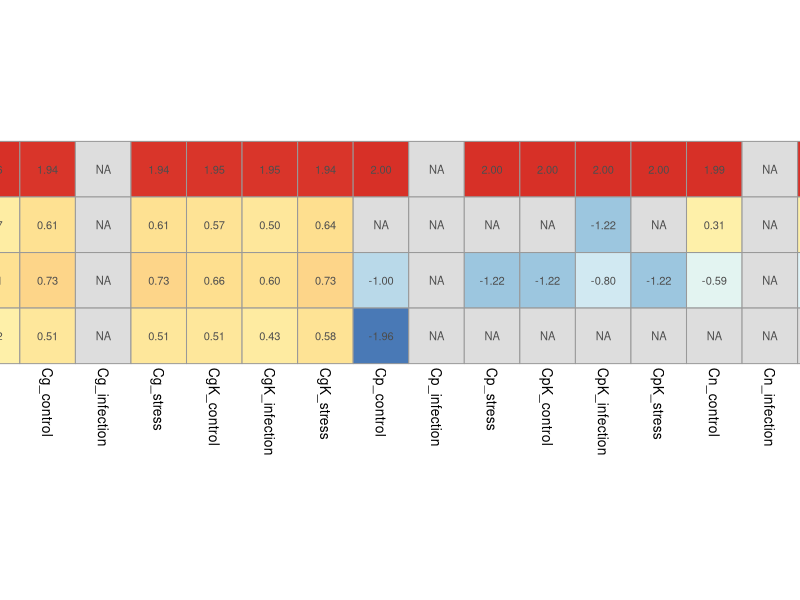
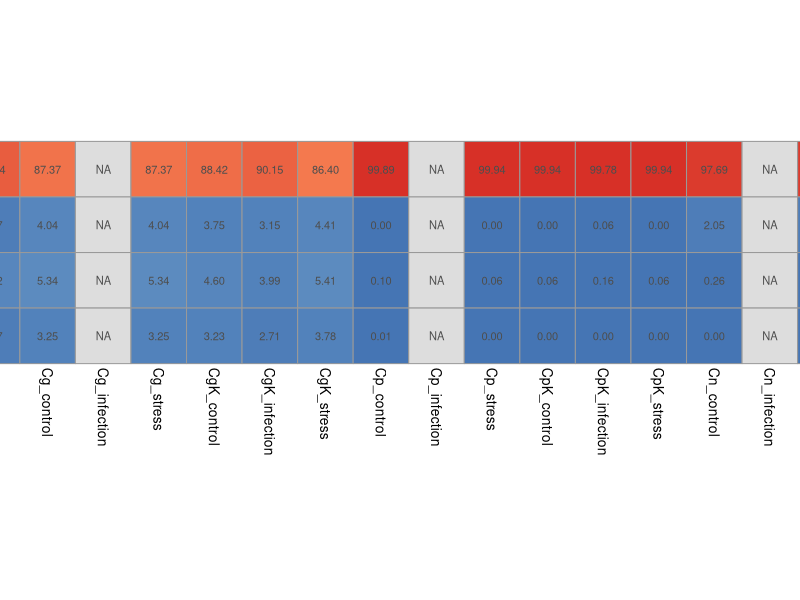
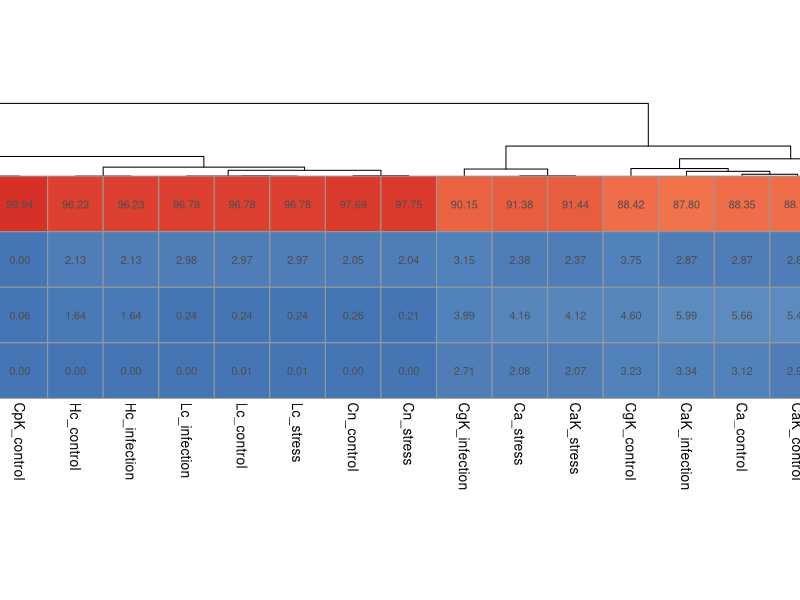
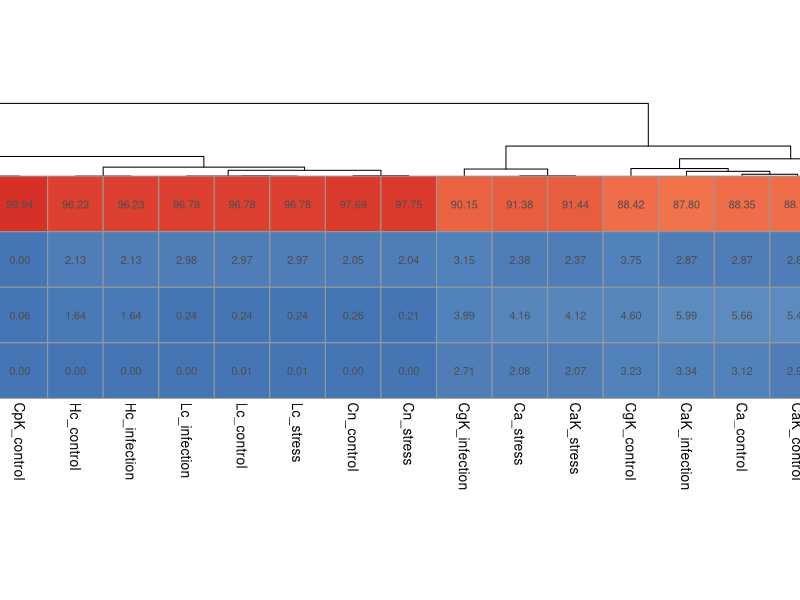
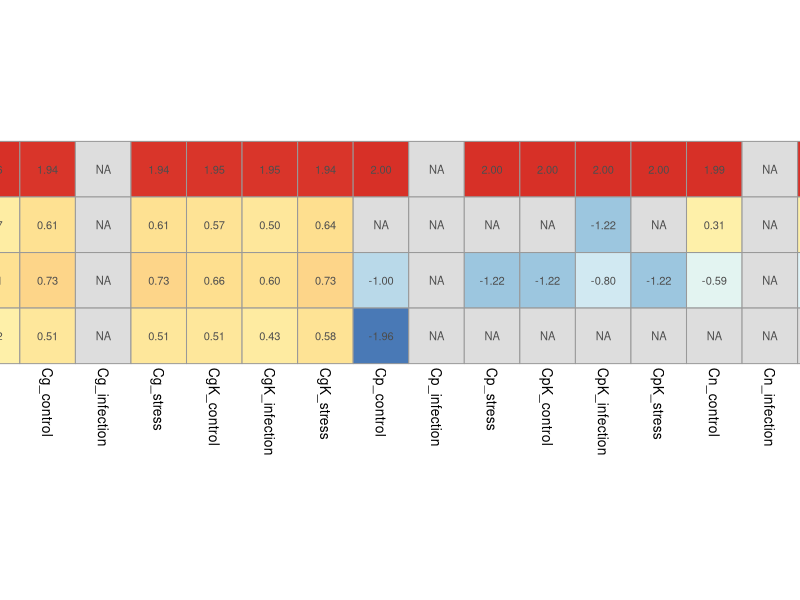
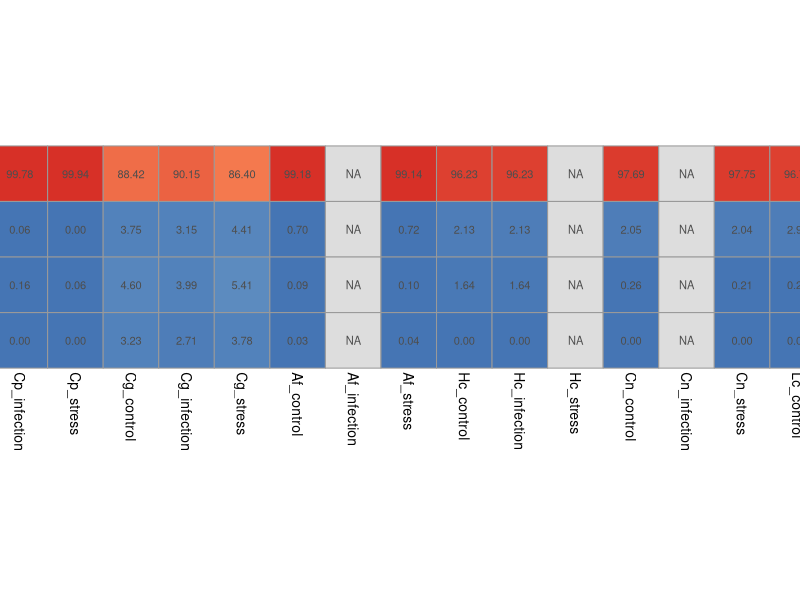
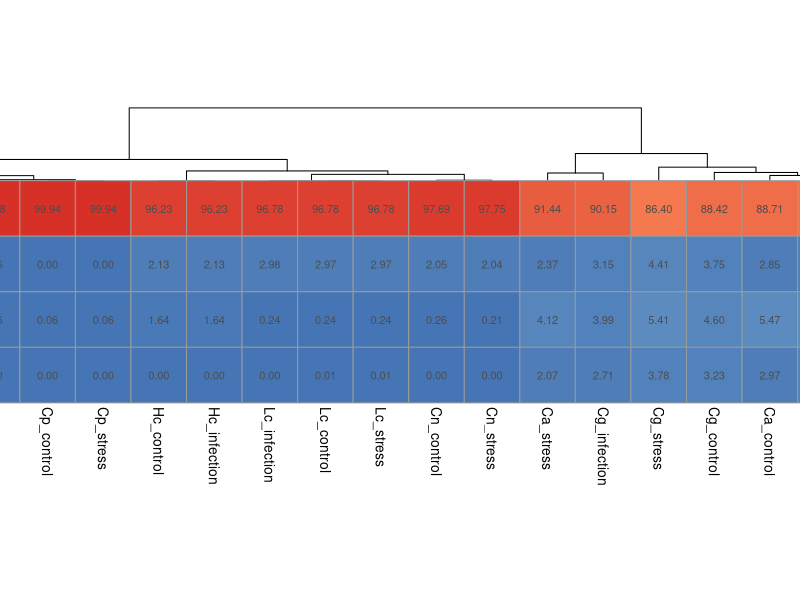
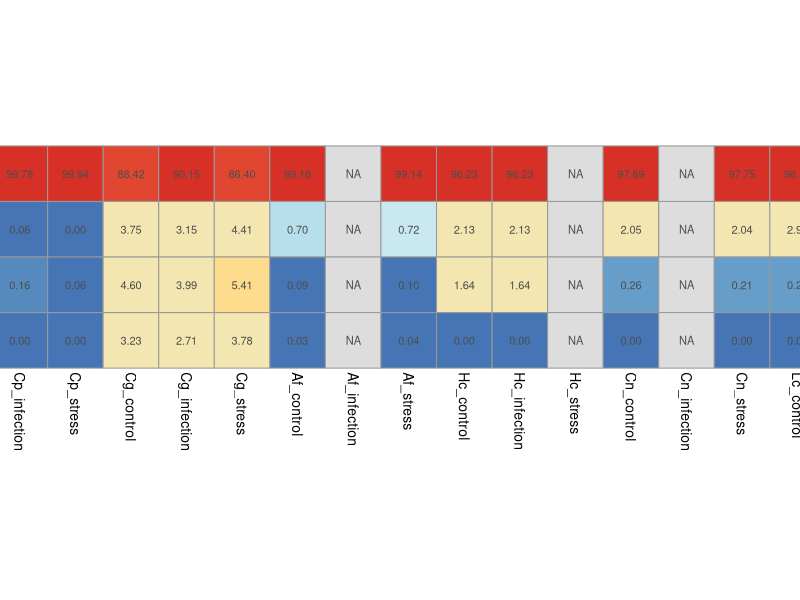

These charts were generated, in order, by the following R code:
## barplot for difference between used splicesites
library(colorspace)
setwd("/data/PhD/species_comparison_revision/")
library(RColorBrewer)
library(pheatmap)


## splice sites heatmap for all fungi and conditions ####
afum <- c(99.18,0.70,0.09,NA,NA,NA,99.14,0.72,0.10)
#afum293 <- c(99.15,0.71,0.10,99.18,0.70,0.09,98.75,0.92,0.22)
calb <- c(88.35,2.87,5.66,85.58,3.14,7.26,91.38,2.38,4.16)
calbk <- c(88.71,2.85,5.47,87.80,2.87,5.99,91.44,2.37,4.12)
cgla <- c(87.37,4.04,5.34,NA,NA,NA,87.37,4.04,5.34)
cglak <- c(88.42,3.75,4.60,90.15,3.15,3.99,86.40,4.41,5.41)
cpar <- c(99.889,0,0.1,NA,NA,NA,99.94,0,0.06)
cpark <- c(99.94,0,0.06,99.78,0.06,0.16,99.94,0,0.06)
cneo <- c(97.69,2.05,0.26,NA,NA,NA,97.75,2.04,0.21)
lcor <- c(96.78,2.97,0.24,96.78,2.98,0.24,96.78,2.97,0.24)
hcap <- c(96.23,2.13,1.64,96.23,2.13,1.64,NA,NA,NA)

#all <- c(afum,calbk,cglak,cpark,cneo,lcor,hcap)

all <- c(afum,calb,calbk,cgla,cglak,cpar,cpark,cneo,lcor,hcap)
matrix_all <- matrix(all,nrow=3)

others <- apply(matrix_all,2,function(x){
  return(100-sum(x))
})
matrix_all <- rbind(matrix_all,others)

rownames(matrix_all) <- c("GT-AG", "GC-AG", "AT-AC","others")

names_allss <- c("Af","Ca","CaK","Cg","CgK","Cp","CpK","Cn","Lc","Hc")
#names_allss <- c("Af","Ca","Cg","Cp","Cn","Lc","Hc")

names_allss <- unlist(lapply(names_allss,function(x){return(rep(x,3))}))
conditions <- c("control","infection","stress")
conditions <- rep(conditions,10)
#conditions <- rep(conditions,7)

all <- paste(names_allss,conditions,sep="_")

colnames(matrix_all) <- all

log_matrix_all <- log10(matrix_all)
log_matrix_all <- unlist(lapply(log_matrix_all,function(x){
  if(!is.finite(x)) x <- NA
  return(x)
}))
log_matrix_all <- matrix(log_matrix_all,nrow=4)
rownames(log_matrix_all) <- c("GT-AG", "GC-AG", "AT-AC","others")
colnames(log_matrix_all) <- all
# 
#heatmap(log_matrix_all, Rowv=NA, Colv=NA, col = brewer.pal(9, "Blues"), scale="column", margins=c(5,10))

png("/data/PhD/species_comparison/splicesites_log.png",width=1600,height=300)
pheatmap(log_matrix_all,cellwidth=40,cellheight=40,width=1800,height=600,
         cluster_rows=F,cluster_cols=F,
         scale="none",display_numbers=T,margins=c(10,20))
dev.off()

png("/data/PhD/species_comparison/splicesites.png",width=1600,height=300)
pheatmap(matrix_all,cellwidth=40,cellheight=40,width=1800,height=600,
         cluster_rows=F,cluster_cols=F,
         scale="none",display_numbers=T,margins=c(10,20))
#,color=brewer.pal(9, "Blues")
dev.off()


matrix_all_boolean <- as.vector(apply(matrix_all,2,function(x){
  if(is.na(sum(x))){ return(FALSE)
  }else return(TRUE)
}))
matrix_all_woNA <- matrix_all[,matrix_all_boolean]


png("/data/PhD/species_comparison/splicesites_phylogeny.png",height=300,width=1200)
pheatmap(matrix_all_woNA,cellwidth=40,cellheight=40,width=1800,height=600,
         cluster_rows=F,cluster_cols=T,
         scale="none",display_numbers=T,margins=c(10,20))
#color=brewer.pal(9, "Blues")
dev.off()


png("/data/PhD/species_comparison/splicesites_phylogeny.png",height=300,width=1200)
pheatmap(matrix_all_woNA,cellwidth=40,cellheight=40,width=1800,height=600,
         cluster_rows=F,cluster_cols=T,
         scale="none",display_numbers=T,margins=c(10,20))
dev.off()

# log_matrix_all <- log10(matrix_all_woNA)
# cols <- colnames(log_matrix_all)
# log_matrix_all <- unlist(lapply(log_matrix_all,function(x){
#   if(!is.finite(x)) x <- NA
#   return(x)
# }))

# log_matrix_all <- matrix(log_matrix_all,nrow=4)
# rownames(log_matrix_all) <- c("GT-AG", "GC-AG", "AT-AC","others")
# colnames(log_matrix_all) <- cols
# 
# png("/data/PhD/species_comparison/splicesites_phylogeny_log.png",width=1200,height=300)
# pheatmap(log_matrix_all,cellwidth=30,cellheight=40,width=1800,height=600,
#          cluster_rows=F,cluster_cols=T,
#          scale="none",display_numbers=T,margins=c(10,20))
# dev.off()

##mean values for each species over all conditions
names_unique <- unique(names_allss)
mean_values <- lapply(names_unique,function(x){
  current <- matrix_all[1,][grep(x,names(matrix_all[1,]))]
  return(mean(current,na.rm=T))
})
 

####################################
afum <- c(99.18,0.70,0.09,NA,NA,NA,99.14,0.72,0.10)
#afum293 <- c(99.15,0.71,0.10,99.18,0.70,0.09,98.75,0.92,0.22)
calb <- c(88.35,2.87,5.66,85.58,3.14,7.26,91.38,2.38,4.16)
calbk <- c(88.71,2.85,5.47,87.80,2.87,5.99,91.44,2.37,4.12)
cgla <- c(87.37,4.04,5.34,NA,NA,NA,87.37,4.04,5.34)
cglak <- c(88.42,3.75,4.60,90.15,3.15,3.99,86.40,4.41,5.41)
cpar <- c(99.889,0,0.1,NA,NA,NA,99.94,0,0.06)
cpark <- c(99.94,0,0.06,99.78,0.06,0.16,99.94,0,0.06)
cneo <- c(97.69,2.05,0.26,NA,NA,NA,97.75,2.04,0.21)
lcor <- c(96.78,2.97,0.24,96.78,2.98,0.24,96.78,2.97,0.24)
hcap <- c(96.23,2.13,1.64,96.23,2.13,1.64,NA,NA,NA)

all <- c(calbk,cpark,cglak,afum,hcap,cneo,lcor)
matrix_all <- matrix(all,nrow=3)

others <- apply(matrix_all,2,function(x){
  return(100-sum(x))
})
matrix_all <- rbind(matrix_all,others)

rownames(matrix_all) <- c("GT-AG", "GC-AG", "AT-AC","others")

names_allss <- c("Ca","Cp","Cg","Af","Hc","Cn","Lc")
names_allss <- unlist(lapply(names_allss,function(x){return(rep(x,3))}))
conditions <- c("control","infection","stress")
conditions <- rep(conditions,7)
all <- paste(names_allss,conditions,sep="_")

colnames(matrix_all) <- all

#png("/data/PhD/species_comparison/splicesites_log.png",width=1600,height=300)
svg("/data/PhD/species_comparison/splicesites_log.svg",width=18,height=4)
pheatmap(log_matrix_all,cellwidth=40,cellheight=40,width=1800,height=600,
         cluster_rows=F,cluster_cols=F,
         scale="none",display_numbers=T,margins=c(10,20))
dev.off()

library(pheatmap)
#png("/data/PhD/species_comparison/splicesites.png",width=1600,height=300)
svg("/data/PhD/species_comparison/splicesites.svg",width=15,height=4)
pheatmap(matrix_all,cellwidth=40,cellheight=40,width=1800,height=600,
         cluster_rows=F,cluster_cols=F,
         scale="none",display_numbers=T,margins=c(10,20))
#,color=brewer.pal(9, "Blues")
dev.off()



matrix_all_boolean <- as.vector(apply(matrix_all,2,function(x){
  if(is.na(sum(x))){ return(FALSE)
  }else return(TRUE)
}))
matrix_all_woNA <- matrix_all[,matrix_all_boolean]


png("/data/PhD/species_comparison/splicesites_phylogeny.png",height=300,width=1200)
svg("/data/PhD/species_comparison/splicesites_phylogeny.svg",width=15,height=4)
pheatmap(matrix_all_woNA,cellwidth=40,cellheight=40,width=1800,height=600,
         cluster_rows=F,cluster_cols=T,
         scale="none",display_numbers=T,margins=c(10,20))
#color=brewer.pal(9, "Blues")
dev.off()



paletteLength <- 20
myColor <- colorRampPalette(rev(brewer.pal(n = 8, name ="RdYlBu")))(paletteLength)  ## RdYlBu,RdBu,Spectral
# length(breaks) == length(paletteLength) + 1
# use floor and ceiling to deal with even/odd length pallettelengths
myBreaks <- c(seq(min(matrix_all,na.rm=T), 1, length.out=ceiling(paletteLength/2) + 1), 
              seq(max(matrix_all,na.rm=T)/paletteLength, max(matrix_all,na.rm=T), length.out=floor(paletteLength/2)))

svg("splicesites.svg",width=15,height=4)
pdf("splicesites.pdf",width=15,height=4,onefile = F)
pheatmap(matrix_all,cellwidth=40,cellheight=40,width=1800,height=600,
         cluster_rows=F,cluster_cols=F,color=myColor, breaks=myBreaks,
         scale="none",display_numbers=T,margins=c(10,20))
dev.off()
